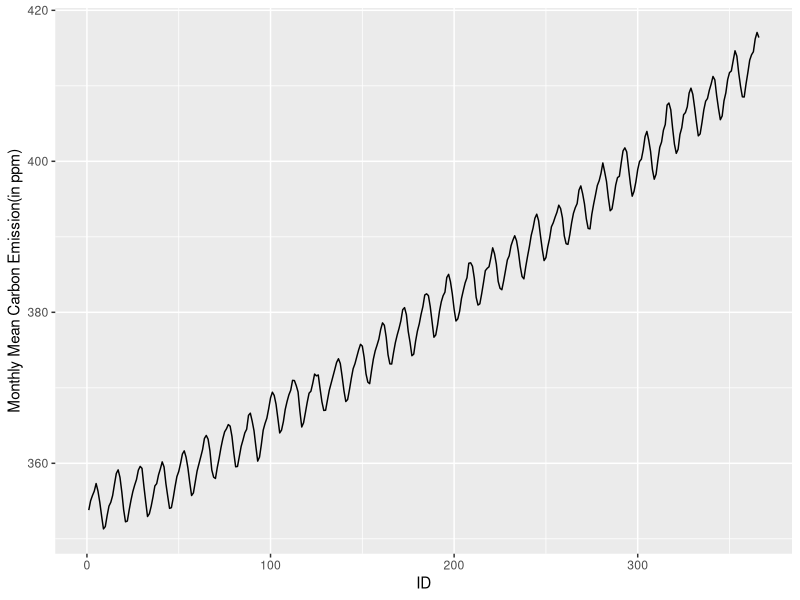
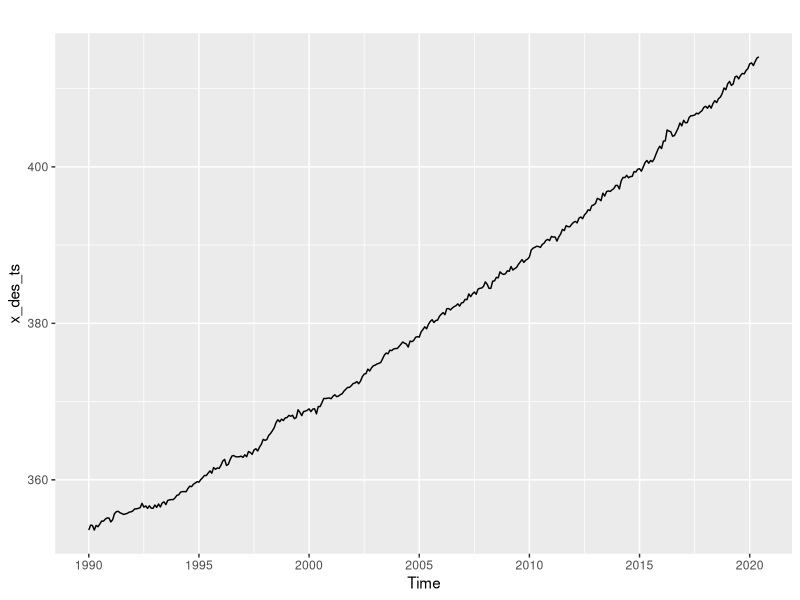
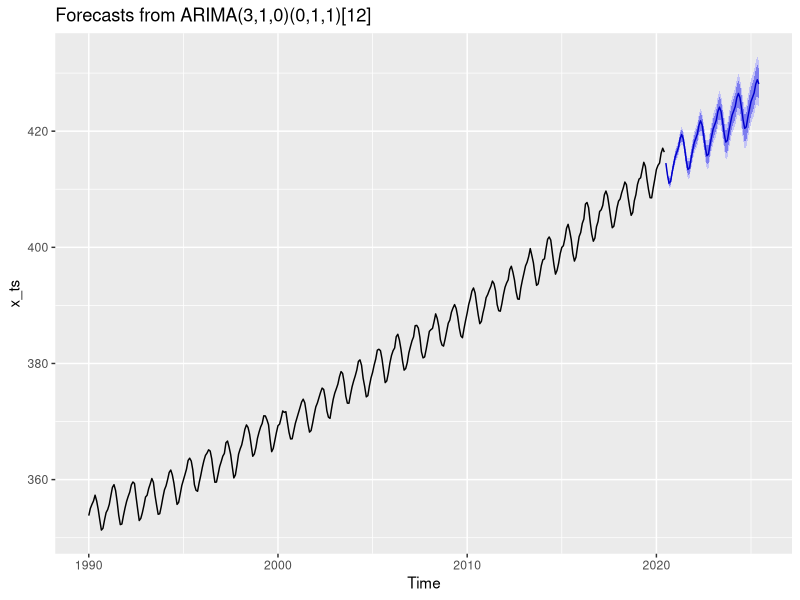

Source code (R) for these figures, in order:
#load the packages
library(ggplot2)
library(dplyr)
library(urca)
library(forecast)
#read the data set
c_data = read.csv("carbondioxide.csv")
#plot the line diagram
ggplot(c_data, aes( x = 1:nrow(c_data), y = average)) +
  geom_line() +
  labs(x = "ID", y = "Monthly Mean Carbon Emission(in ppm)")
#check the seasonality from the data
for(y in 1990:2020){
  year_data = subset(c_data, year == y)
  year_data %>%
    filter(average == max(average)) %>%
    print(row.names = F)
}
#transform the variable to time series
x_ts = ts(c_data[,3], start = c(1990), frequency = 12)
#decompose the time series
split_ts = decompose(x_ts, type = "additive")
#deseasonalize the time series
x_des_ts = split_ts$x - split_ts$seasonal
autoplot(x_des_ts)
#perform the ADF test
c_adf = ur.df(x_des_ts, type = "trend", selectlags = c("AIC"))
summary(c_adf)
#create a new series by applying differencing
y_ts = diff(x_des_ts)
#perform the ADF test
c1_adf = ur.df(y_ts, type = "trend", selectlags = c("AIC"))
summary(c1_adf)
#check for the deterministic trend
l = lm(y_ts ~ time(y_ts))
summary(l)
#calculate the sample acf
c_acf = acf(y_ts, plot = FALSE)
#prepare the table
t1 = data.frame(k = (c_acf$lag[-1] * 12), sample_acf = c_acf$acf[-1])
Qstat = c()
pvalue = c()
conc = c()
for(i in 1:25){
  b = Box.test(y_ts, lag = i, type = "Ljung")
  Qstat[i] = b$statistic
  pvalue[i] = b$p.value
  if (pvalue[i] < 0.05){
    conc[i] = "reject"
  }else{
    conc[i] = "accept"
  }
}
t1 = cbind(t1, Q_stat = Qstat, p_value = pvalue, conclusion = conc)
View(t1)
#calculate the sample acf
c_pacf = pacf(y_ts, plot = FALSE)
#prepare the table
t2 = data.frame(k = (c_pacf$lag * 12), sample_pacf = c_pacf$acf)
test_stat = sqrt(366) * c_pacf$acf
conc1 = c()
for(i in 1:25){
if (abs(test_stat[i]) > 1.96){
  conc1[i] = "reject"
}else{
  conc1[i] = "accept"
}
}
t2 = cbind(t2, test_statistic = test_stat, conclusion = conc1)
View(t2)
#fit the AR model
fit = ar(y_ts, order.max = 3, method = "mle")
#check the residuals are white noise or not
resid_series = fit$resid
c_acf_res = acf(na.omit(resid_series), plot = FALSE)
t3 = data.frame(k = c_acf_res$lag[-1] * 12 , sample_acf = c_acf_res$acf[-1])
Qstat1 = c()
pvalue1 = c()
conc1 = c()
for(i in 1:25){
  b = Box.test(na.omit(resid_series), lag = i, type = "Ljung")
  Qstat1[i] = b$statistic
  pvalue1[i] = b$p.value
  if (pvalue1[i] < 0.05){
    conc1[i] = "reject"
  }else{
    conc1[i] = "accept"
  }
}
t3 = cbind(t3, Q_stat = Qstat1, p_value = pvalue1, conclusion = conc1)
View(t3)
#forecast the value for next 5 years
fit1 = Arima(x_ts, order = c(3,1,0), seasonal = c(0,1,1))
autoplot(forecast(fit1, h = 60))





  